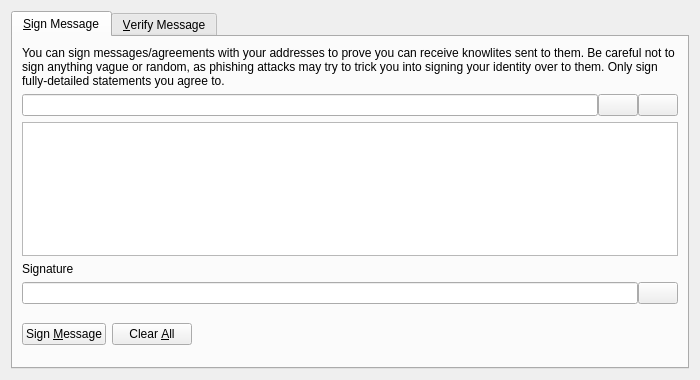
<?xml version="1.0" encoding="UTF-8"?>
<ui version="4.0">
 <class>SignVerifyMessageDialog</class>
 <widget class="QDialog" name="SignVerifyMessageDialog">
  <property name="geometry">
   <rect>
    <x>0</x>
    <y>0</y>
    <width>700</width>
    <height>380</height>
   </rect>
  </property>
  <property name="windowTitle">
   <string>Signatures - Sign / Verify a Message</string>
  </property>
  <property name="modal">
   <bool>true</bool>
  </property>
  <layout class="QVBoxLayout" name="verticalLayout">
   <item>
    <widget class="QTabWidget" name="tabWidget">
     <property name="currentIndex">
      <number>0</number>
     </property>
     <widget class="QWidget" name="tabSignMessage">
      <attribute name="title">
       <string>&amp;Sign Message</string>
      </attribute>
      <layout class="QVBoxLayout" name="verticalLayout_SM">
       <item>
        <widget class="QLabel" name="infoLabel_SM">
         <property name="text">
          <string>You can sign messages/agreements with your addresses to prove you can receive knowlites sent to them. Be careful not to sign anything vague or random, as phishing attacks may try to trick you into signing your identity over to them. Only sign fully-detailed statements you agree to.</string>
         </property>
         <property name="textFormat">
          <enum>Qt::PlainText</enum>
         </property>
         <property name="wordWrap">
          <bool>true</bool>
         </property>
        </widget>
       </item>
       <item>
        <layout class="QHBoxLayout" name="horizontalLayout_1_SM">
         <property name="spacing">
          <number>0</number>
         </property>
         <item>
          <widget class="QValidatedLineEdit" name="addressIn_SM">
           <property name="toolTip">
            <string>The Knowlite address to sign the message with</string>
           </property>
          </widget>
         </item>
         <item>
          <widget class="QPushButton" name="addressBookButton_SM">
           <property name="toolTip">
            <string>Choose previously used address</string>
           </property>
           <property name="text">
            <string/>
           </property>
           <property name="icon">
            <iconset resource="../bitcoin.qrc">
             <normaloff>:/icons/address-book</normaloff>:/icons/address-book</iconset>
           </property>
           <property name="shortcut">
            <string>Alt+A</string>
           </property>
           <property name="autoDefault">
            <bool>false</bool>
           </property>
          </widget>
         </item>
         <item>
          <widget class="QPushButton" name="pasteButton_SM">
           <property name="toolTip">
            <string>Paste address from clipboard</string>
           </property>
           <property name="text">
            <string/>
           </property>
           <property name="icon">
            <iconset resource="../bitcoin.qrc">
             <normaloff>:/icons/editpaste</normaloff>:/icons/editpaste</iconset>
           </property>
           <property name="shortcut">
            <string>Alt+P</string>
           </property>
           <property name="autoDefault">
            <bool>false</bool>
           </property>
          </widget>
         </item>
        </layout>
       </item>
       <item>
        <widget class="QPlainTextEdit" name="messageIn_SM">
         <property name="toolTip">
          <string>Enter the message you want to sign here</string>
         </property>
        </widget>
       </item>
       <item>
        <widget class="QLabel" name="signatureLabel_SM">
         <property name="text">
          <string>Signature</string>
         </property>
         <property name="textFormat">
          <enum>Qt::PlainText</enum>
         </property>
        </widget>
       </item>
       <item>
        <layout class="QHBoxLayout" name="horizontalLayout_2_SM">
         <property name="spacing">
          <number>0</number>
         </property>
         <item>
          <widget class="QLineEdit" name="signatureOut_SM">
           <property name="font">
            <font>
             <italic>true</italic>
            </font>
           </property>
           <property name="readOnly">
            <bool>true</bool>
           </property>
          </widget>
         </item>
         <item>
          <widget class="QPushButton" name="copySignatureButton_SM">
           <property name="toolTip">
            <string>Copy the current signature to the system clipboard</string>
           </property>
           <property name="text">
            <string/>
           </property>
           <property name="icon">
            <iconset resource="../bitcoin.qrc">
             <normaloff>:/icons/editcopy</normaloff>:/icons/editcopy</iconset>
           </property>
           <property name="autoDefault">
            <bool>false</bool>
           </property>
          </widget>
         </item>
        </layout>
       </item>
       <item>
        <layout class="QHBoxLayout" name="horizontalLayout_3_SM">
         <item>
          <widget class="QPushButton" name="signMessageButton_SM">
           <property name="toolTip">
            <string>Sign the message to prove you own this Knowlite address</string>
           </property>
           <property name="text">
            <string>Sign &amp;Message</string>
           </property>
           <property name="icon">
            <iconset resource="../bitcoin.qrc">
             <normaloff>:/icons/edit</normaloff>:/icons/edit</iconset>
           </property>
           <property name="autoDefault">
            <bool>false</bool>
           </property>
          </widget>
         </item>
         <item>
          <widget class="QPushButton" name="clearButton_SM">
           <property name="toolTip">
            <string>Reset all sign message fields</string>
           </property>
           <property name="text">
            <string>Clear &amp;All</string>
           </property>
           <property name="icon">
            <iconset resource="../bitcoin.qrc">
             <normaloff>:/icons/remove</normaloff>:/icons/remove</iconset>
           </property>
           <property name="autoDefault">
            <bool>false</bool>
           </property>
          </widget>
         </item>
         <item>
          <spacer name="horizontalSpacer_1_SM">
           <property name="orientation">
            <enum>Qt::Horizontal</enum>
           </property>
           <property name="sizeHint" stdset="0">
            <size>
             <width>40</width>
             <height>48</height>
            </size>
           </property>
          </spacer>
         </item>
         <item>
          <widget class="QLabel" name="statusLabel_SM">
           <property name="font">
            <font>
             <weight>75</weight>
             <bold>true</bold>
            </font>
           </property>
           <property name="text">
            <string/>
           </property>
           <property name="wordWrap">
            <bool>true</bool>
           </property>
          </widget>
         </item>
         <item>
          <spacer name="horizontalSpacer_2_SM">
           <property name="orientation">
            <enum>Qt::Horizontal</enum>
           </property>
           <property name="sizeHint" stdset="0">
            <size>
             <width>40</width>
             <height>48</height>
            </size>
           </property>
          </spacer>
         </item>
        </layout>
       </item>
      </layout>
     </widget>
     <widget class="QWidget" name="tabVerifyMessage">
      <attribute name="title">
       <string>&amp;Verify Message</string>
      </attribute>
      <layout class="QVBoxLayout" name="verticalLayout_VM">
       <item>
        <widget class="QLabel" name="infoLabel_VM">
         <property name="text">
          <string>Enter the receiver's address, message (ensure you copy line breaks, spaces, tabs, etc. exactly) and signature below to verify the message. Be careful not to read more into the signature than what is in the signed message itself, to avoid being tricked by a man-in-the-middle attack. Note that this only proves the signing party receives with the address, it cannot prove sendership of any transaction!</string>
         </property>
         <property name="textFormat">
          <enum>Qt::PlainText</enum>
         </property>
         <property name="alignment">
          <set>Qt::AlignLeading|Qt::AlignLeft|Qt::AlignTop</set>
         </property>
         <property name="wordWrap">
          <bool>true</bool>
         </property>
        </widget>
       </item>
       <item>
        <layout class="QHBoxLayout" name="horizontalLayout_1_VM">
         <property name="spacing">
          <number>0</number>
         </property>
         <item>
          <widget class="QValidatedLineEdit" name="addressIn_VM">
           <property name="toolTip">
            <string>The Knowlite address the message was signed with</string>
           </property>
          </widget>
         </item>
         <item>
          <widget class="QPushButton" name="addressBookButton_VM">
           <property name="toolTip">
            <string>Choose previously used address</string>
           </property>
           <property name="text">
            <string/>
           </property>
           <property name="icon">
            <iconset resource="../bitcoin.qrc">
             <normaloff>:/icons/address-book</normaloff>:/icons/address-book</iconset>
           </property>
           <property name="shortcut">
            <string>Alt+A</string>
           </property>
           <property name="autoDefault">
            <bool>false</bool>
           </property>
          </widget>
         </item>
        </layout>
       </item>
       <item>
        <widget class="QPlainTextEdit" name="messageIn_VM"/>
       </item>
       <item>
        <widget class="QValidatedLineEdit" name="signatureIn_VM"/>
       </item>
       <item>
        <layout class="QHBoxLayout" name="horizontalLayout_2_VM">
         <item>
          <widget class="QPushButton" name="verifyMessageButton_VM">
           <property name="toolTip">
            <string>Verify the message to ensure it was signed with the specified Knowlite address</string>
           </property>
           <property name="text">
            <string>Verify &amp;Message</string>
           </property>
           <property name="icon">
            <iconset resource="../bitcoin.qrc">
             <normaloff>:/icons/transaction_0</normaloff>:/icons/transaction_0</iconset>
           </property>
           <property name="autoDefault">
            <bool>false</bool>
           </property>
          </widget>
         </item>
         <item>
          <widget class="QPushButton" name="clearButton_VM">
           <property name="toolTip">
            <string>Reset all verify message fields</string>
           </property>
           <property name="text">
            <string>Clear &amp;All</string>
           </property>
           <property name="icon">
            <iconset resource="../bitcoin.qrc">
             <normaloff>:/icons/remove</normaloff>:/icons/remove</iconset>
           </property>
           <property name="autoDefault">
            <bool>false</bool>
           </property>
          </widget>
         </item>
         <item>
          <spacer name="horizontalSpacer_1_VM">
           <property name="orientation">
            <enum>Qt::Horizontal</enum>
           </property>
           <property name="sizeHint" stdset="0">
            <size>
             <width>40</width>
             <height>48</height>
            </size>
           </property>
          </spacer>
         </item>
         <item>
          <widget class="QLabel" name="statusLabel_VM">
           <property name="font">
            <font>
             <weight>75</weight>
             <bold>true</bold>
            </font>
           </property>
           <property name="text">
            <string/>
           </property>
           <property name="wordWrap">
            <bool>true</bool>
           </property>
          </widget>
         </item>
         <item>
          <spacer name="horizontalSpacer_2_VM">
           <property name="orientation">
            <enum>Qt::Horizontal</enum>
           </property>
           <property name="sizeHint" stdset="0">
            <size>
             <width>40</width>
             <height>48</height>
            </size>
           </property>
          </spacer>
         </item>
        </layout>
       </item>
      </layout>
     </widget>
    </widget>
   </item>
  </layout>
 </widget>
 <customwidgets>
  <customwidget>
   <class>QValidatedLineEdit</class>
   <extends>QLineEdit</extends>
   <header>qvalidatedlineedit.h</header>
  </customwidget>
 </customwidgets>
 <resources>
  <include location="../bitcoin.qrc"/>
 </resources>
 <connections/>
</ui>
